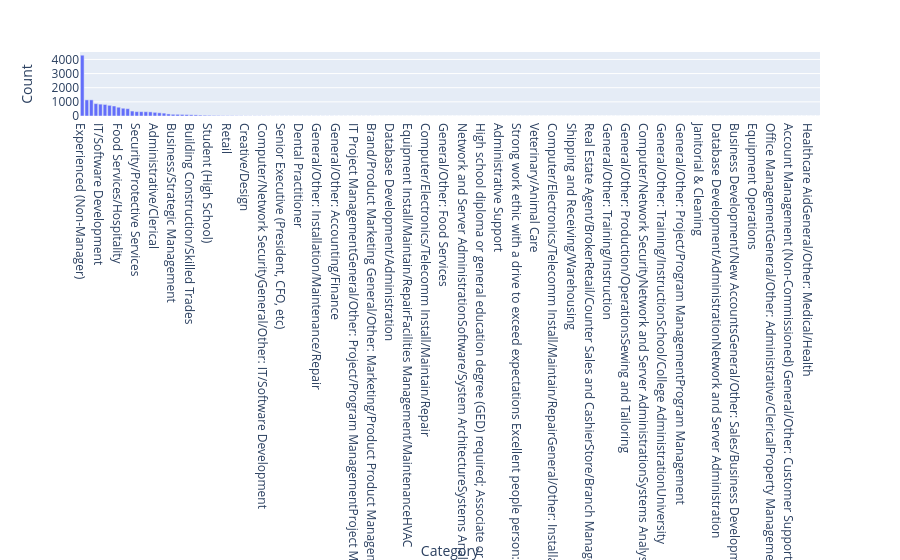

Source (notebook cell):
### Markdown cell above
this is seriously dirty data, lets plot a bar chart to see whats happening

### Code cell
fig = px.bar(
    x=counts.index, 
    y=counts.values, 
    labels={'x': 'Category', 'y': 'Count'}
)

fig.show()

### Figure 1 — Plotly figure (JSON) as saved in the notebook; plotly's stock layout.template omitted (floating-point values rounded to 4 significant figures; data arrays with more than 128 entries replaced by an {"elided": "..."} marker saying what was removed)
{"data": [{"hovertemplate": "Category=%{x}<br>Count=%{y}<extra></extra>", "legendgroup": "", "marker": {"color": "#636efa", "pattern": {"shape": ""}}, "name": "", "orientation": "v", "showlegend": false, "textposition": "auto", "type": "bar", "x": {"elided": "163 str values"}, "xaxis": "x", "y": {"elided": "163 int values"}, "yaxis": "y"}], "layout": {"barmode": "relative", "legend": {"tracegroupgap": 0}, "margin": {"t": 60}, "xaxis": {"anchor": "y", "domain": [0, 1], "title": {"text": "Category"}}, "yaxis": {"anchor": "x", "domain": [0, 1], "title": {"text": "Count"}}}}
